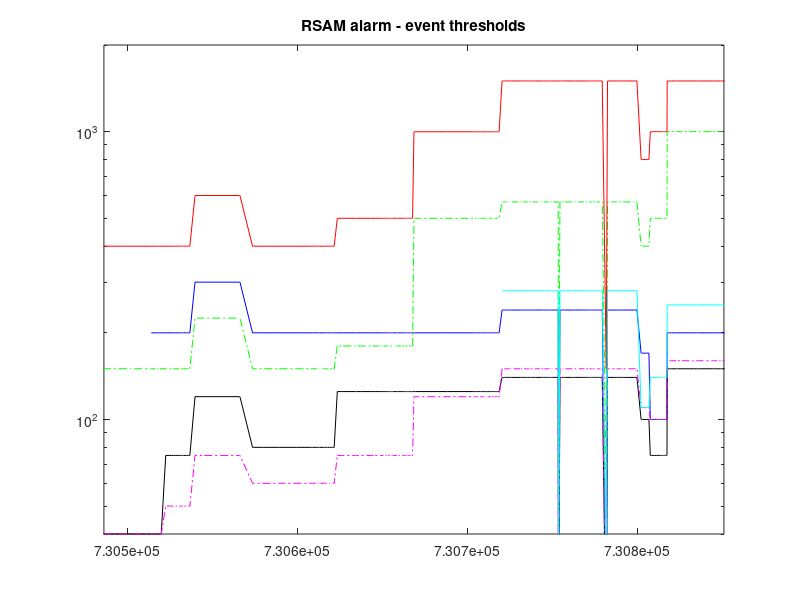

Write the MATLAB code that produced this figure. (Note: this script raises an error after producing the figure.)
function plot_rsam_event_thresholds();
% Author: Glenn Thompson 2001
% Description: Plots RSAM event thresholds for each station
% Usage: plot_rsam_event_thresholds;

% Open new figure window
figure;

% Load RSAM alarm data file
load rsam_alarms.mat

% plot data
height=0.9/(length(stations));
styles={'b-';'k-';'g-.';'r-';'m-.';'c-'};
l=length(dnum_e);
for i=1:length(stations)
   	semilogy(dnum_e,threshold_e(:,i),styles{i});
   	set(gca,'XLim',[datenum(2000,1,1) datenum(2000,12,31)]);
   	set(gca,'YLim',[40 2000]);
    hold on;
end
title('RSAM alarm - event thresholds');
legend(stations,0);
hold off;
datetick('x',12);

